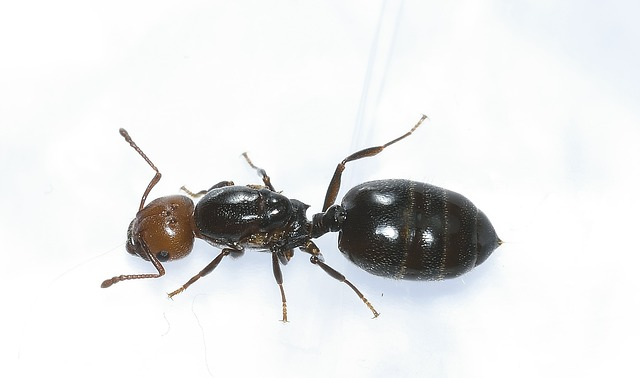
#> input picture image/Ant.jpg, 640 x 378 px, found by its file name
$ python basic46.py
#> lines starting #> are read from the running program, lines starting #| are printed output that depends on the picture; after the words box and inside, x2 and y2 are one past the last pixel; in counts of white or black regions, pixels touching at a corner belong together
# หาเส้นเค้าโครงของภาพ และวาดเส้นเค้าโครงขึ้นบนภาพ โดยใช้ฟังก์ชัน cv2.findContours() และ cv2.drawContours()
# ฟังก์ชัน cv2.findContours() จะส่งค่ากลับมา 2 ค่า คือ ค่า contours และ ค่า hierarchy
# ฟังก์ชัน cv2.drawContours() จะส่งค่ากลับมา 1 ค่า คือ ค่า img
# ฟังก์ชัน cv2.findContours() จะส่งค่า contours กลับมาเป็น list ของ array ที่มีขนาดเท่ากับจำนวนเส้นเค้าโครงที่พบ และมีค่าเป็น [Next, Previous, First_Child, Parent]
#  และแต่ละ array จะมีขนาดเท่ากับจำนวนจุดของเส้นเค้าโครงนั้นๆ โดยแต่ละจุดจะมีค่า x และ y อยู่ 2 ค่า
# ดังนั้น array ของ contours จะมีขนาดเท่ากับ (จำนวนจุดของเส้นเค้าโครง, 1, 2) ซึ่งเราสามารถใช้คำสั่ง contours[0].shape เพื่อดูขนาดของ array ของ contours ได้
# ฟังก์ชัน cv2.drawContours() จะส่งค่า img กลับมาเป็นภาพที่มีเส้นเค้าโครงที่วาดขึ้นบนภาพแล้ว
# ฟังก์ชัน cv2.drawContours() จะมีพารามิเตอร์ 4 ตัว คือ ภาพ, ค่า contours, ค่า index ของ contours, ค่าสีของเส้นเค้าโครง, ความหนาของเส้นเค้าโครง
# ฟังก์ชัน cv2.drawContours() จะมีพารามิเตอร์ index ของ contours ที่เป็น -1 หมายถึงวาดเส้นเค้าโครงทั้งหมดที่พบ
# หรือ สามารถใช้ค่า index ของ contours ที่ต้องการวาดเส้นเค้าโครงได้ โดย index ของ contours จะเริ่มต้นที่ 0 จนถึงจำนวนเส้นเค้าโครงที่พบ - 1
# ซึ่งในที่นี้คือ 0 ถึง 2 หรือ 3 เส้นเค้าโครง ซึ่งเราสามารถใช้คำสั่ง len(contours) เพื่อดูจำนวนเส้นเค้าโครงที่พบได้

import cv2
from matplotlib.pyplot import contour

img = cv2.imread('C:\Python\Python OpenCV\image/Ant.jpg')
#> img is the input picture: shape (378, 640, 3); mean B, G, R 231, 230.8, 230.1
gray = cv2.cvtColor(img, cv2.COLOR_BGR2GRAY)
thresh,result = cv2.threshold(gray, 127, 255, cv2.THRESH_BINARY)
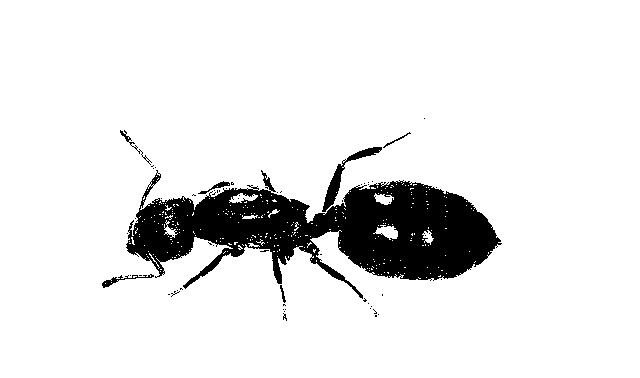
#> result: shape (378, 640); 90.1% white; 60 black regions (53 under 20 px)

contours, hierarchy = cv2.findContours(result, cv2.RETR_TREE, cv2.CHAIN_APPROX_SIMPLE)
#> contours = 469 contours, 450 with area under 20; largest, box (x1, y1, x2, y2) and area: (0, 0, 640, 378) 240903, (125, 180, 503, 300) 24553, (321, 146, 383, 213) 745, (101, 273, 155, 289) 241, (373, 225, 398, 240) 176
print(len(contours))
#| 469
Dcon=cv2.drawContours(img, contours, -1, (0, 0, 255), 3)
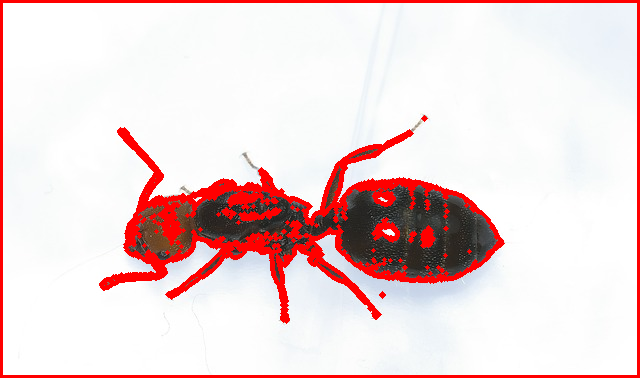
#> Dcon: shape (378, 640, 3); mean B, G, R 215.7, 215.4, 237.2
cv2.imshow('contours', img)

cv2.waitKey(0)
cv2.destroyAllWindows()
